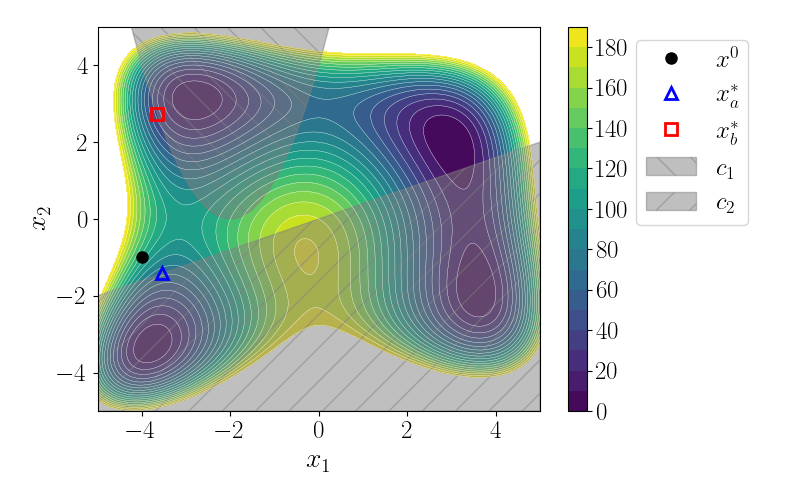

Write Python code to recreate this figure.
import matplotlib.pyplot as plt
import numpy as np
import os
import sys
import cvxpy as cp
import scipy
from scipy.optimize import minimize, Bounds
from scipy.optimize import LinearConstraint, NonlinearConstraint
import cyipopt
from cyipopt import minimize_ipopt

projectDir = "/home/mtaho/Code/Courses/ConstrainedOptimization"
sys.path.append(os.path.realpath(f"{projectDir}"))

from mtaho.plot_settings import define_plot_settings
from mtaho.src.FiniteDifference import FD
from mtaho.src.BasicOpt import Opt

workDir = f"{projectDir}/mtaho/w04"

def contourFunHimmelblau(X, Y):
    tmp1 = X**2 + Y - 11
    tmp2 = X + Y**2 - 7
    f = tmp1**2 + tmp2**2
    return f

x0 = np.array([-4, -1])
xLower = [-5, -5]
xUpper = [5, 5]
bounds = Bounds(xLower, xUpper)

####################################################################################
# a) With gradients of objective function and constraints
####################################################################################

## Objective function and gradients
def objFunGradHimmelblau(x):
    tmp1 = x[0]**2 + x[1] - 11
    tmp2 = x[0] + x[1]**2 - 7
    f = tmp1**2 + tmp2**2
    df = np.array([4*(x[0]**2 + x[1] - 11)*x[0] + 2*(x[0] + x[1]**2 - 7),
                   2*(x[0]**2 + x[1] - 11) + 4*(x[0] + x[1]**2 - 7)*x[1]])
    return (f, df)

## Constraints

# c1 = (x1 + 2)^2 - x2 >= 0 (Nonlinear constraint)
def cons_f(x):
    return (x[0] + 2)**2 - x[1]
def cons_J(x):
    return [2*(x[0] + 2), - 1]

nonlinear_constraint = NonlinearConstraint(cons_f, 0, np.inf, jac=cons_J)

# c2 = -4*x1 + 10*x2 >= 0 (Linear constraint)
A = np.array([[-4, 10]])
linear_constraint = LinearConstraint(A, [0], [np.inf])

print("Results version a): Only gradients ")
options = {}
tols = np.logspace(-16, -3, 10)
for tol in tols:
    options["tol"] = float(tol)
    res_a = cyipopt.minimize_ipopt(objFunGradHimmelblau, x0, jac=True,
                                constraints=[linear_constraint, nonlinear_constraint],
                                options=options)
    print(f"xs = {res_a.x}, rel_tol = {tol:1.3e}, nit = {res_a.nit}")

####################################################################################
# b) With gradients and Hessian of objective function and constraints
####################################################################################

## Objective function and gradients
def fun(x):
    tmp1 = x[0]**2 + x[1] - 11
    tmp2 = x[0] + x[1]**2 - 7
    f = tmp1**2 + tmp2**2
    return f

def fun_jac(x):
    df = np.array([4*(x[0]**2 + x[1] - 11)*x[0] + 2*(x[0] + x[1]**2 - 7),
                   2*(x[0]**2 + x[1] - 11) + 4*(x[0] + x[1]**2 - 7)*x[1]])
    return df

def fun_hess(x):
    d2f = np.array([[12*x[0]**2 + 4*x[1] - 42 ,4*x[0] + 4*x[1]         ],
                    [4*x[0] + 4*x[1]          ,12*x[1]**2 + 4*x[0] - 26]])
    return d2f

## Constraints

# c1 = (x1 + 2)^2 - x2 >= 0 (Nonlinear constraint)
def cons1_f(x):
    return (x[0] + 2)**2 - x[1]
def cons1_J(x):
    return [2*(x[0] + 2), - 1]
def cons1_H(x, a):
    return a*np.array([[2, 0], [0, 0]])

# c2 = -4*x1 + 10*x2 >= 0 (Linear constraint)
def cons2_f(x):
    return A@x
def cons2_J(x):
    return [-4, 10]
def cons2_H(x, a):
    return a*np.zeros((2, 2))

c1 = {'type': 'ineq', 'fun': cons1_f, 'jac': cons1_J, 'hess': cons1_H}
c2 = {'type': 'ineq', 'fun': cons2_f, 'jac': cons2_J, 'hess': cons2_H}

print("Results of version b): Hessian ")
options = {}
options['disp'] = 5
tols = np.logspace(-16, -3, 10)
for tol in tols:
    options["tol"] = float(tol)
    res_b = cyipopt.minimize_ipopt(fun, x0=x0, jac=fun_jac, hess=fun_hess,
                                   constraints=[c1, c2],
                                   options=options)

    print(f"xs = {res_b.x}, rel_tol = {tol:1.3e}, nit = {res_b.nit}")

####################################################################################
# Plot solutions
####################################################################################

xlim = [-5, 5]
ylim = [-5, 5]
fig, ax = Opt.contourPlot(contourFunHimmelblau,
                          xlim=xlim, ylim=ylim, vmax=200,
                          colorScale='linear', figSize=(8, 5))
ms = 8

# Plot solutions
ax.plot(x0[0], x0[1], 'ko', label='$x^0$', markersize=ms)
ax.plot(res_a.x[0], res_a.x[1], 'b^', markerfacecolor='none', markersize=ms, 
        label=r'$x^\ast_a$', markeredgewidth=2)
ax.plot(res_b.x[0], res_b.x[1], 'rs', markerfacecolor='none', markersize=ms, 
        label=r'$x^\ast_b$', markeredgewidth=2)
# Draw constraints
xc = np.linspace(xlim[0], xlim[1])
alpha = 0.5
yc1 = (xc+2)**2
yc2 = (4*xc)/10
ax.fill(xc, yc1, color='grey', alpha=alpha, label='$c_1$',
        hatch='\\') 
ax.fill_between(xc, yc2, np.repeat(-5, 50), color='grey', alpha=alpha, label='$c_2$',
                hatch='/') 

ax.set_xlim(xlim)
ax.set_ylim(xlim)

ax.legend(bbox_to_anchor=(1.5, 1))
fig.tight_layout()
fig.savefig(f'{workDir}/ex01.png')